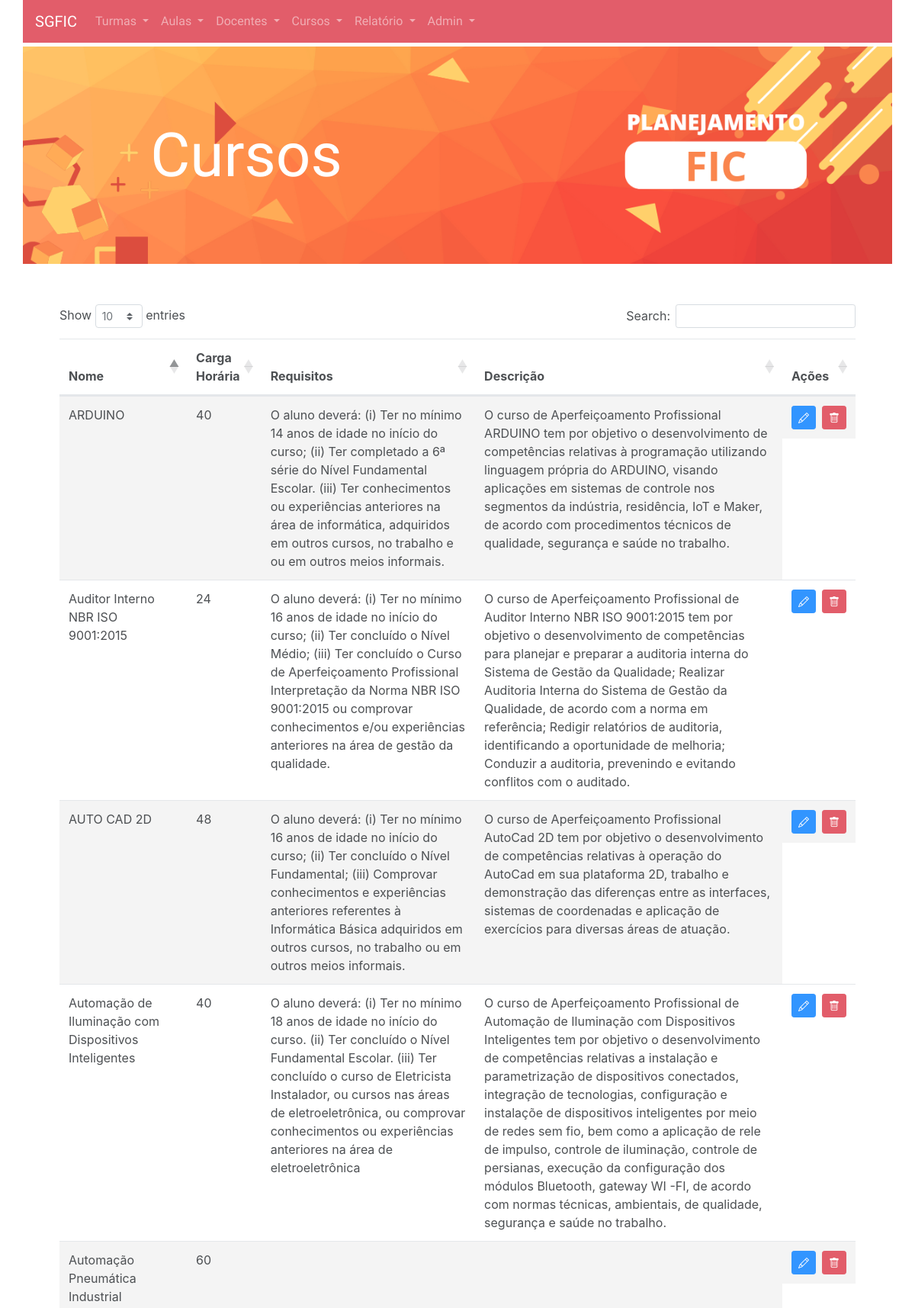
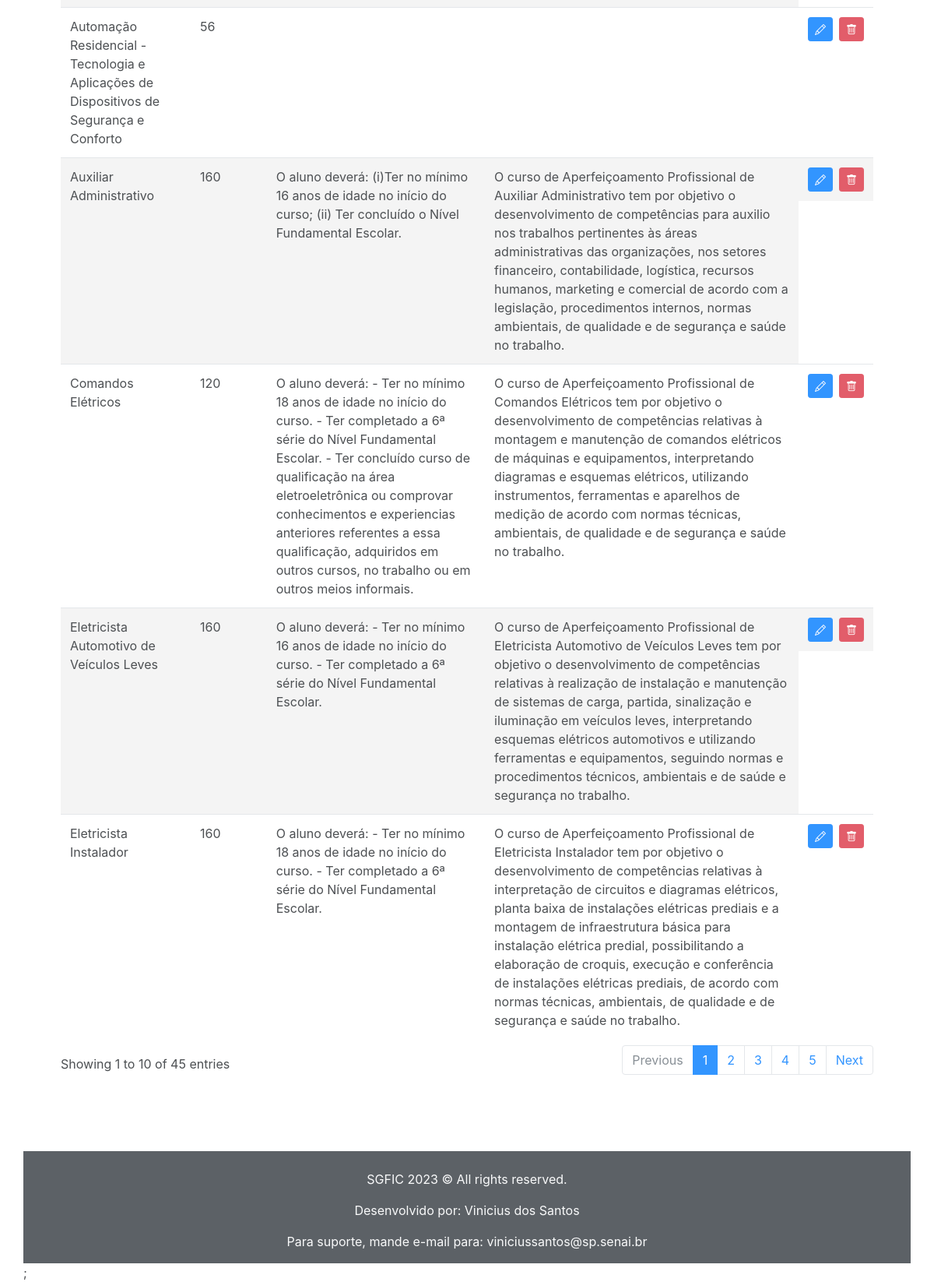
The app's page /View/cursos.php with its own data (2 pictures, top to bottom).
### tables this page shows
CREATE TABLE Curso (
    idCurso INT PRIMARY KEY AUTO_INCREMENT,
    nome VARCHAR(100) NOT NULL,
    metaDeTI INT,
    carga_horaria INT,
    vigencia VARCHAR(50),
    descricao TEXT,
    requisitos TEXT,
    Sigla VARCHAR(10)
);

### Model/curso.php (called while the page is built, shortened)
<?php
class Curso
{
    private $idCurso;
    private $nome;
    private $carga_horaria;
    private $descricao;
    private $requisitos;
    public static function buscarTodos()
    {
        $conexao = Connect::getConnection();
        $sql = "SELECT * FROM Curso ORDER BY nome";
        $rs = $conexao->query($sql);
        $cursos = array();
        while ($row = $rs->fetch_assoc()) {
            $curso = new Curso();
            $curso->setIdCurso($row['idCurso']);
            $curso->setNome($row['nome']);
            $curso->setMetaDeTI($row['metaDeTI']);
            $curso->setCargaHoraria($row['carga_horaria']);
            $curso->setVigencia($row['vigencia']);
            $curso->setDescricao($row['descricao']);
            $curso->setRequisitos($row['requisitos']);
            $curso->setSigla($row['Sigla']);
            $cursos[] = $curso;
        }
        return $cursos;
    }
    public function setIdCurso($idCurso) {
        $this->idCurso = $idCurso;
    }
    public function getIdCurso() {
        return $this->idCurso;
    }
    public function setNome($nome) {
        $this->nome = $nome;
    }
    public function getNome() {
        return $this->nome;
    }
    public function setCargaHoraria($carga_horaria) {
        $this->carga_horaria = $carga_horaria;
    }
    public function getCargaHoraria() {
        return $this->carga_horaria;
    }
    public function setDescricao($descricao) {
        $this->descricao = $descricao;
    }
    public function getDescricao() {
        return $this->descricao;
    }
    public function setRequisitos($requisitos) {
        $this->requisitos = $requisitos;
    }
    public function getRequisitos() {
        return $this->requisitos;
    }
}
?>

### View/cursos.php (the view, shortened to what this page needs)
<!DOCTYPE html>
<html lang="en">
<?php include_once '../sharedComponents/head.php'; ?>
<?php include_once '../sharedComponents/navbar.php'; ?>
<?php
include_once '../sharedComponents/header.php';
?>
<body class="container pl-0 pr-0">
    <div class="container container pl-5 pr-5 pb-5 mt-5">
        <table class="table table-striped" id="cursosTable">
            <thead>
                <tr>
                    <th>Nome</th>
                    <th>Carga Horária</th>
                    <th>Requisitos</th>
                    <th>Descrição</th>
                    <th>Ações</th>
                </tr>
            </thead>
            <tbody>
                <?php
                include_once '../Model/curso.php';
                $cursos = Curso::buscarTodos();
                foreach ($cursos as $curso) {
                    echo "<tr>";
                    echo "<td>{$curso->getNome()}</td>";
                    echo "<td>{$curso->getCargaHoraria()}</td>";
                    echo "<td>{$curso->getRequisitos()}</td>";
                    echo "<td>{$curso->getDescricao()}</td>";
                    echo "<td style='display:flex'>";
                    echo "<a href='editarCurso.php?id={$curso->getIdCurso()}' class='btn btn-sm btn-primary'>
                        <i class='bi bi-pencil'></i>
                    </a>";
                    echo "<button type='button' class='btn btn-sm btn-danger ml-2' data-toggle='modal' data-target='#confirmDeleteModal{$curso->getIdCurso()}'>
                        <i class='bi bi-trash'></i>
                    </button>";
                    echo "</td>";
                    echo "</tr>";
                }
                ?>
            </tbody>
        </table>
    </div>
    <link rel="stylesheet" href="https://cdn.datatables.net/1.11.5/css/dataTables.bootstrap4.min.css">
</body>
<?php require_once '../sharedComponents/footer.php' ?>;
</html>

### View/CSS/style.css (style rules this page uses)
html { background-color: #ffffff; opacity: 0.8; background-size: 10px 10px; }
body { background-color: white; }

### records on screen
curso: nome "ARDUINO", carga_horaria "40", requisitos "O aluno deverá: (i) Ter no mínimo 14 anos de idade no início do curso; (ii) Ter completado a 6ª série do Nível Fundamental Escolar. (iii) Ter conhecimentos ou experiências anteriores na área de informática, adquiridos em outros cursos, no trabalho e ou em outros meios informais.", descricao "O curso de Aperfeiçoamento Profissional ARDUINO tem por objetivo o desenvolvimento de competências relativas à programação utilizando linguagem própria do ARDUINO, visando aplicações em sistemas de controle nos segmentos da indústria, residência, IoT e Maker, de acordo com procedimentos técnicos de qualidade, segurança e saúde no trabalho."
curso: nome "Auditor Interno NBR ISO 9001:2015", carga_horaria "24", requisitos "O aluno deverá: (i) Ter no mínimo 16 anos de idade no início do curso; (ii) Ter concluído o Nível Médio; (iii) Ter concluído o Curso de Aperfeiçoamento Profissional Interpretação da Norma NBR ISO 9001:2015 ou comprovar conhecimentos e/ou experiências anteriores na área de gestão da qualidade.", descricao "O curso de Aperfeiçoamento Profissional de Auditor Interno NBR ISO 9001:2015 tem por objetivo o desenvolvimento de competências para planejar e preparar a auditoria interna do Sistema de Gestão da Qualidade; Realizar Auditoria Interna do Sistema de Gestão da Qualidade, de acordo com a norma em referência; Redigir relatórios de auditoria, identificando a oportunidade de melhoria; Conduzir a auditoria, prevenindo e evitando conflitos com o auditado."
curso: nome "AUTO CAD 2D", carga_horaria "48", requisitos "O aluno deverá: (i) Ter no mínimo 16 anos de idade no início do curso; (ii) Ter concluído o Nível Fundamental; (iii) Comprovar conhecimentos e experiências anteriores referentes à Informática Básica adquiridos em outros cursos, no trabalho ou em outros meios informais.", descricao "O curso de Aperfeiçoamento Profissional AutoCad 2D tem por objetivo o desenvolvimento de competências relativas à operação do AutoCad em sua plataforma 2D, trabalho e demonstração das diferenças entre as interfaces, sistemas de coordenadas e aplicação de exercícios para diversas áreas de atuação."
curso: nome "Automação de Iluminação com Dispositivos Inteligentes", carga_horaria "40", requisitos "O aluno deverá: (i) Ter no mínimo 18 anos de idade no início do curso. (ii) Ter concluído o Nível Fundamental Escolar. (iii) Ter concluído o curso de Eletricista Instalador, ou cursos nas áreas de eletroeletrônica, ou comprovar conhecimentos ou experiências anteriores na área de eletroeletrônica", descricao "O curso de Aperfeiçoamento Profissional de Automação de Iluminação com Dispositivos Inteligentes tem por objetivo o desenvolvimento de competências relativas a instalação e parametrização de dispositivos conectados, integração de tecnologias, configuração e instalaçõe de dispositivos inteligentes por meio de redes sem fio, bem como a aplicação de rele de impulso, controle de iluminação, controle de persianas, execução da configuração dos módulos Bluetooth, gateway WI -FI, de acordo com normas técnicas, ambientais, de qualidade, segurança e saúde no trabalho."
curso: nome "Automação Pneumática Industrial", carga_horaria "60"
curso: nome "Automação Residencial - Tecnologia e Aplicações de Dispositivos de Segurança e Conforto", carga_horaria "56"
curso: nome "Auxiliar Administrativo", carga_horaria "160", requisitos "O aluno deverá: (i)Ter no mínimo 16 anos de idade no início do curso; (ii) Ter concluído o Nível Fundamental Escolar.", descricao "O curso de Aperfeiçoamento Profissional de Auxiliar Administrativo tem por objetivo o desenvolvimento de competências para auxilio nos trabalhos pertinentes às áreas administrativas das organizações, nos setores financeiro, contabilidade, logística, recursos humanos, marketing e comercial de acordo com a legislação, procedimentos internos, normas ambientais, de qualidade e de segurança e saúde no trabalho."
curso: nome "Comandos Elétricos", carga_horaria "120", requisitos "O aluno deverá: - Ter no mínimo 18 anos de idade no início do curso. - Ter completado a 6ª série do Nível Fundamental Escolar. - Ter concluído curso de qualificação na área eletroeletrônica ou comprovar conhecimentos e experiencias anteriores referentes a essa qualificação, adquiridos em outros cursos, no trabalho ou em outros meios informais.", descricao "O curso de Aperfeiçoamento Profissional de Comandos Elétricos tem por objetivo o desenvolvimento de competências relativas à montagem e manutenção de comandos elétricos de máquinas e equipamentos, interpretando diagramas e esquemas elétricos, utilizando instrumentos, ferramentas e aparelhos de medição de acordo com normas técnicas, ambientais, de qualidade e de segurança e saúde no trabalho."
curso: nome "Eletricista Automotivo de Veículos Leves", carga_horaria "160", requisitos "O aluno deverá: - Ter no mínimo 16 anos de idade no início do curso. - Ter completado a 6ª série do Nível Fundamental Escolar.", descricao "O curso de Aperfeiçoamento Profissional de Eletricista Automotivo de Veículos Leves tem por objetivo o desenvolvimento de competências relativas à realização de instalação e manutenção de sistemas de carga, partida, sinalização e iluminação em veículos leves, interpretando esquemas elétricos automotivos e utilizando ferramentas e equipamentos, seguindo normas e procedimentos técnicos, ambientais e de saúde e segurança no trabalho."
curso: nome "Eletricista Instalador", carga_horaria "160", requisitos "O aluno deverá: - Ter no mínimo 18 anos de idade no início do curso. - Ter completado a 6ª série do Nível Fundamental Escolar.", descricao "O curso de Aperfeiçoamento Profissional de Eletricista Instalador tem por objetivo o desenvolvimento de competências relativas à interpretação de circuitos e diagramas elétricos, planta baixa de instalações elétricas prediais e a montagem de infraestrutura básica para instalação elétrica predial, possibilitando a elaboração de croquis, execução e conferência de instalações elétricas prediais, de acordo com normas técnicas, ambientais, de qualidade e de segurança e saúde no trabalho."

### other values on screen
$nome_pagina "Cursos"
